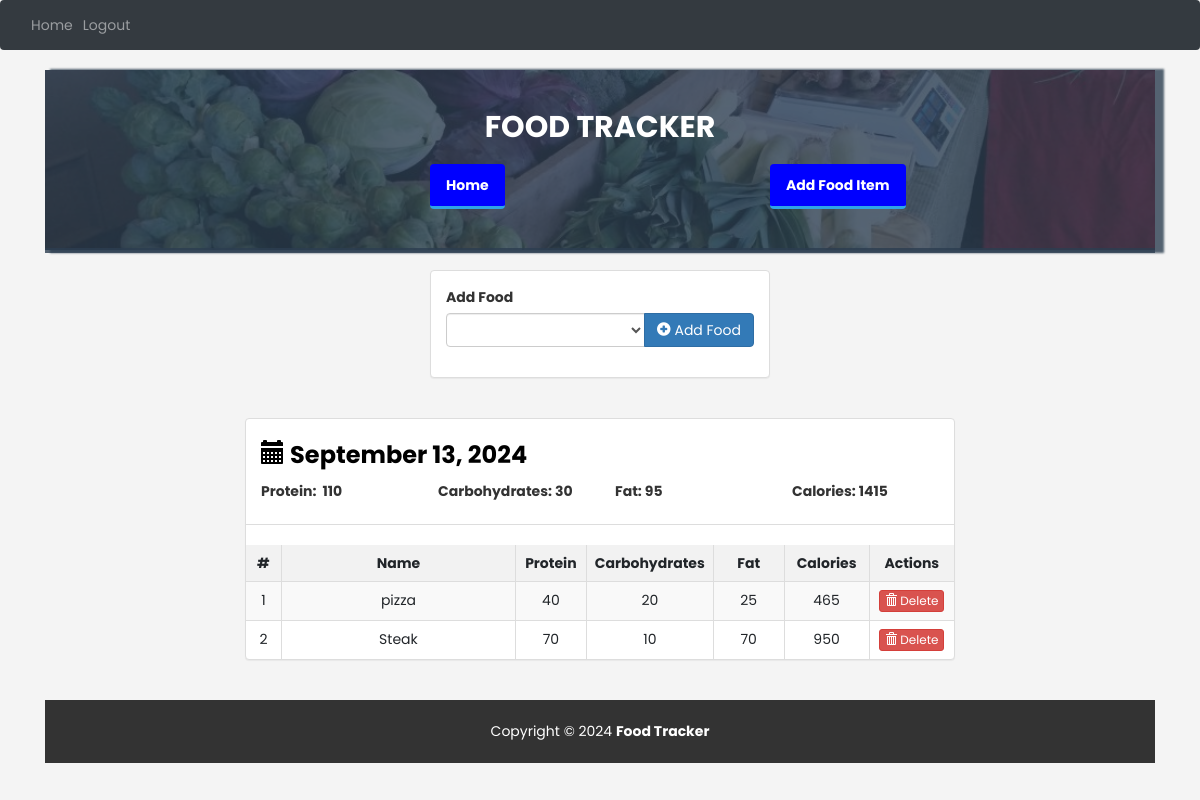
The page /view/6 (signed in) on the database its author committed.
### website/models.py (models this page shows)
class Log(db.Model):
    id = db.Column(db.Integer, primary_key=True)
    date = db.Column(db.Date, nullable=False)
    user_id = db.Column(db.Integer, db.ForeignKey('user.id'), nullable=False)
    user = db.relationship('User', backref=db.backref('logs', lazy=True))
    foods = db.relationship('Food', secondary=log_food, lazy='dynamic')

class Food(db.Model):
    id = db.Column(db.Integer, primary_key=True)
    name = db.Column(db.String(50), unique=True, nullable=False)
    proteins = db.Column(db.Integer, nullable=False)
    carbs = db.Column(db.Integer, nullable=False)
    fats = db.Column(db.Integer, nullable=False)
    user_id = db.Column(db.Integer, db.ForeignKey('user.id'), nullable=False)
    user = db.relationship('User', backref='foods', lazy=True)
    @property
    def calories(self):
        return self.proteins * 4 + self.carbs * 4 + self.fats * 9

### website/views.py (the view)
@views.route('/view/<int:log_id>')
@login_required
def view(log_id):
    log = Log.query.filter_by(id=log_id, user_id=current_user.id).first_or_404()
    foods = Food.query.filter_by(user_id=current_user.id).all()
    totals = {
        'proteins' : 0,
        'carbs' : 0,
        'fat' : 0,
        'calories' : 0
    }
    for food in log.foods:
        totals['proteins'] += food.proteins
        totals['carbs'] += food.carbs
        totals['fat']  += food.fats
        totals['calories'] += food.calories
    return render_template("view.html", foods=foods, log=log, totals=totals)

### website/__init__.py (called while the page is built)
def create_app():
    app = Flask(__name__)
    app.config['SECRET_KEY'] = 'sjhbkhdf jknjdnjkb'
    app.config['SQLALCHEMY_DATABASE_URI'] = os.environ.get("DATABASE_URL", f'sqlite:///database.db')
    app.config['SQLALCHEMY_TRACK_MODIFICATIONS'] = False
    db.init_app(app)
    from .views import views
    from .auth import auth
    app.register_blueprint(views, url_prefix='/')
    app.register_blueprint(auth, url_prefix='/')
    from .models import User
    create_database(app)
    login_manager = LoginManager()
    login_manager.login_view = 'auth.login'
    login_manager.init_app(app)
    @login_manager.user_loader
    def load_user(id):
        return User.query.get(int(id))
    return app

### website/templates/view.html (shortened to what this page needs)
{% extends "base.html" %}
{% block content %}
<div class="container-fluid" id="wrapper">
    <div class="row" id="homeJumbo">
        <div class="overlay"></div>
        <div class="col-lg-12">
            <h1>
                <a href="#">FOOD TRACKER</a>
            </h1>
            <div class="row t20">
                <div class="col-lg-4 col-lg-offset-4">
                    <ul class="nav nav-pills nav-justified">
                        <li role="presentation" class="active">
                            <a href="{{ url_for('views.home') }}" title="Home">Home</a>
                        </li>
                        <li role="presentation" class="ml-auto active" >
                            <a href="{{ url_for('views.add') }}" title="Add Food Item" class="no-wrap">Add Food Item</a>
                        </li>
                    </ul>
                </div>
            </div>
        </div>
    </div>
    <div class="row t20">
        <div class="col-lg-4 col-lg-offset-4">
            <div class="panel panel-default">
                <div class="panel-body">
                    <form action="{{ url_for('views.add_food_to_log', log_id=log.id) }}" method="POST" role="form">
                        <div class="form-group">
                            <label>Add Food</label>
                            <div class="input-group">
                                <select class="form-control" name="food-select">
                                </select>
                                <span class="input-group-btn">
                                    <button type="submit" class="btn btn-primary" id="add-btn">
                                        <i class="glyphicon glyphicon-plus-sign"></i> Add Food
                                    </button>
                                </span>
                            </div>
                        </div>
                    </form>
                </div>
            </div>
        </div>
    </div>
    <div class="row t20">
        <div class="col-lg-8 col-lg-offset-2">
            <div class="panel panel-default">
                <div class="panel-body">
                    <h3 class="lean-h text-black">
                        <i class="glyphicon glyphicon-calendar"></i> {{ log.date.strftime('%B %d, %Y') }}
                    </h3>
                    <div class="row">
                        <div class="col-lg-3">
                            <h4 class="lean-h" style="font-size: 14px;">
                                Protein: &nbsp;<strong class="f25" style="font-size: 14px;">{{ totals['proteins'] }}</strong>
                            </h4>
                        </div>
                        <div class="col-lg-3">
                            <h4 class="lean-h" style="font-size: 14px;">
                                Carbohydrates: <strong class="f25" style="font-size: 14px;">{{ totals['carbs'] }}</strong>
                            </h4>
                        </div>
                        <div class="col-lg-3">
                            <h4 class="lean-h" style="font-size: 14px;">
                                Fat: <strong class="f25" style="font-size: 14px;">{{ totals['fat'] }}</strong>
                            </h4>
                        </div>
                        <div class="col-lg-3">
                            <h4 class="lean-h" style="font-size: 14px;">
                                Calories: <strong class="f25" style="font-size: 14px;">{{ totals['calories'] }}</strong>
                            </h4>
                        </div>
                    </div>
                </div>
                <div class="table-responsive">
                    <table class="table table-striped table-hover table-bordered">
                        <thead>
                            <tr>
                                <th style="width: 5%;">#</th>
                                <th>Name</th>
                                <th style="width: 10%;">Protein</th>
                                <th style="width: 16%;">Carbohydrates</th>
                                <th style="width: 10%;">Fat</th>
                                <th style="width: 12%;">Calories</th>
                                <th style="width: 12%;">Actions</th>
                            </tr>
                        </thead>
                        <tbody>
                            {% for food in log.foods %}
                            <tr>
                                <td>{{ loop.index }}</td>
                                <td>{{ food.name }}</td>
                                <td>{{ food.proteins }}</td>
                                <td>{{ food.carbs }}</td>
                                <td>{{ food.fats }}</td>
                                <td>{{ food.calories }}</td>
                                <td>
                                    <a href="{{ url_for('views.remove_food_from_log', log_id=log.id, food_id=food.id)}}" class="btn btn-danger btn-xs">
                                        <i class="glyphicon glyphicon-trash"></i> Delete
                                    </a>
                                </td>
                            </tr>
                            {% endfor %}
                        </tbody>
                    </table>
                </div>
            </div>
        </div>
    </div>
</div>
<footer>
    <div class="row pad">
        <div class="col-lg-12 text-center">
            Copyright &copy; 2024 <strong>Food Tracker</strong>
        </div>
    </div>
</footer>
{% endblock %}

### website/static/css/styles.css (style rules this page uses)
body { background: rgba(0, 0, 0, .4); font-family: 'Ubuntu', sans-serif; margin: 0; }
#homeJumbo { position: relative; min-height: 180px; background: rgba(44, 62, 80, .8); background-image: url('./img/bg.jpg'); background-size: cover; background-repeat: no-repeat; border-bottom: 2px solid rgba(44, 62, 80, .8); box-shadow: 7px 1px 2px 2px rgba(44, 62, 80, .8); }
#homeJumbo > div.overlay { position: absolute; height: 183px; width: 100%; background: rgba(44, 62, 80, .8); }
#homeJumbo h1 { font-size: 30px; color: white; font-family: 'Oswald'; text-align: center; padding-top: 20px; font-weight: bolder; }
#homeJumbo h1 > a { color: white; text-decoration: none; }
.t20 { margin-top: 20px; }
.f25 { font-size: 25px; }
.nav-pills > li.active > a, .nav-pills > li.active > a:hover, .nav-pills > li.active > a:focus { color: white; border-bottom: 3px solid #2fa4e7; font-weight: bolder; background: rgba(0, 0, 0, .4); display: inline-block; padding: 10px 16px; text-align: center; border-radius: 4px; }
.nav-justified > li > a { color: white; font-weight: bolder; }
.nav-pills > li + li { padding-left: 10px; }
.lean-h { margin-top: 5px; margin-bottom: 10px; font-weight: bolder; }
.text-black { color: black !important; }
footer { margin-top: 20px; color: black; margin-bottom: 20px; }
.nav-pills > li > a { background-color: #337ab7; color: white; display: inline-block; padding: 10px 16px; text-align: center; border-radius: 4px; white-space: nowrap; }
.nav-pills > li.active > a, .nav-pills > li.active > a:hover, .nav-pills > li.active > a:focus { background-color: blue; color: white; border-bottom: 3px solid #2fa4e7; display: inline-block; padding: 10px 16px; text-align: center; border-radius: 4px; }
.no-wrap { white-space: nowrap; }
* { margin: 0; padding: 0; box-sizing: border-box; font-family: "Poppins", sans-serif; }
body { font-family: Arial, sans-serif; }
h1 { text-align: center; }
table { width: 100%; border-collapse: collapse; margin: 20px 0; }
table, th, td { border: 1px solid black; }
th, td { padding: 10px; text-align: center; }
th { background-color: #f2f2f2; }

### website/static/css/main.css (style rules this page uses)
* { margin: 0; padding: 0; box-sizing: border-box; }
body { font-family: 'Roboto', sans-serif; background-color: #f4f4f4; color: #333; line-height: 1.6; }
footer { background-color: #333; color: white; padding: 20px; text-align: center; }

### rows shown on the page
Log: date "September 13, 2024"
Food: name "pizza", proteins "40", carbs "20", fats "25", calories "465"
Food: name "Steak", proteins "70", carbs "10", fats "70", calories "950"

### other values the page prints
{{ totals['proteins'] }} "110"
{{ totals['carbs'] }} "30"
{{ totals['fat'] }} "95"
{{ totals['calories'] }} "1415"
